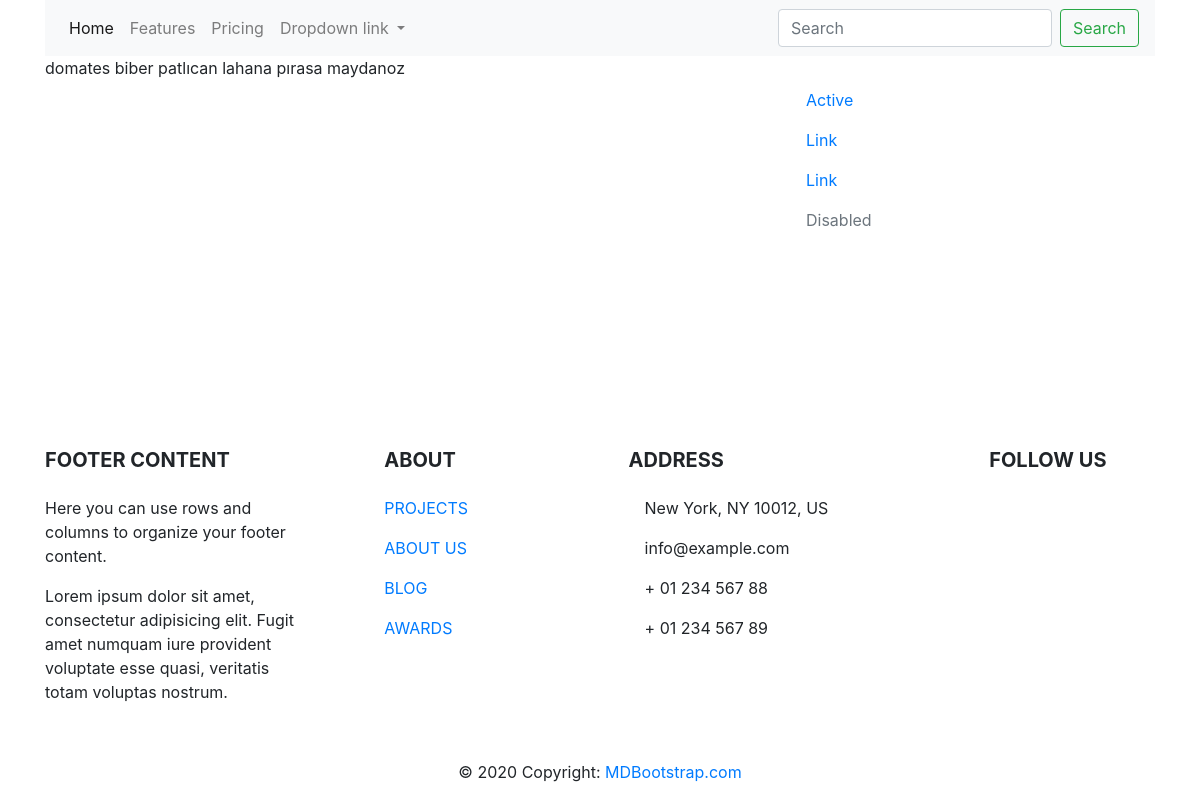
The app's page /, older data.
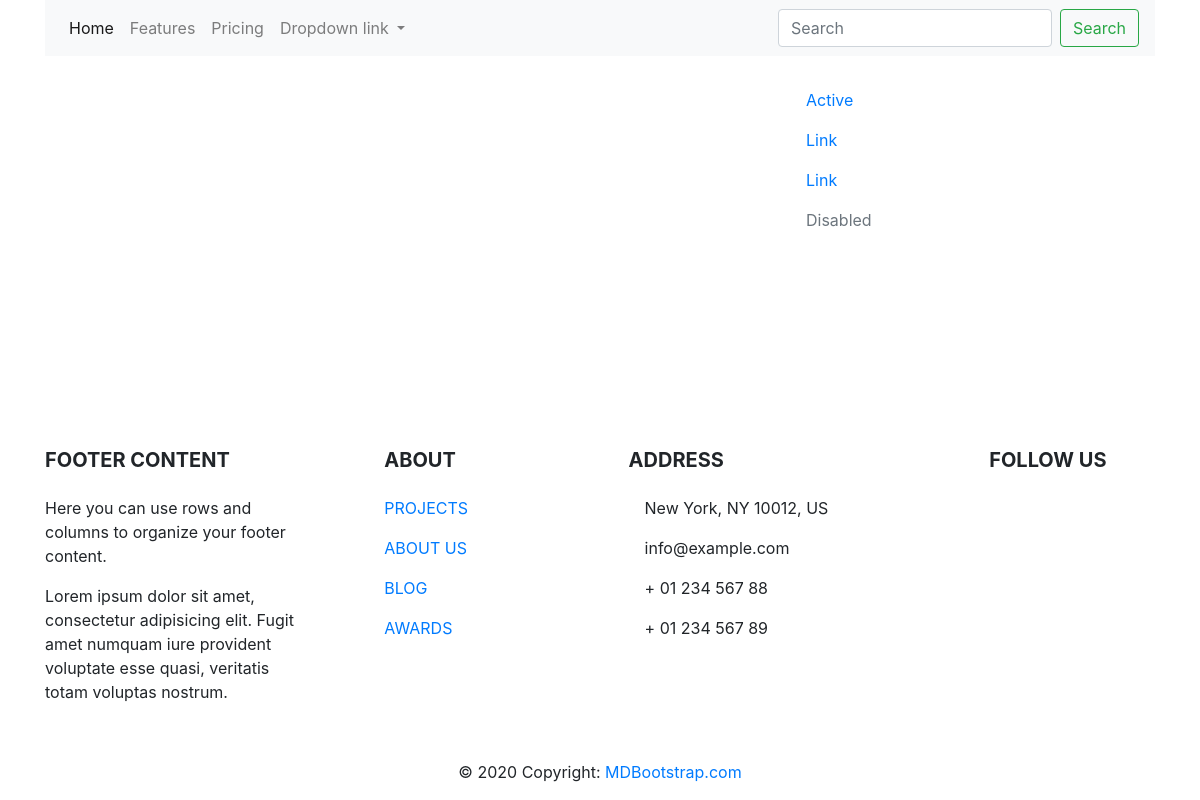
The same page, newer data.
### product/models/models.py (models this page shows)
class Product(models.Model):
    name = models.CharField(max_length=30)
    def __str__(self):
        return self.name
    class Meta:
        verbose_name    = "Urun"
        verbose_name_plural    = "Urunler"

### product/views/views.py (the view)
# urls.py: path("", index, name="product-index")
def index(request):
    products = Product.objects.all()
    context = {
        "products" : products
    }
    return render(request, template_name="product/index.html", context=context)

### product/templates/product/index.html (shortened to what this page needs)
{% extends "base.html" %}
{% block content %}
    {% for p in products %}
        {{p}}
    {% endfor %}
{% endblock content %}

Row changes from the older to the newer data that the page shows:
removed Product: name "domates"
removed Product: name "biber"
removed Product: name "patlıcan"
removed Product: name "lahana"
removed Product: name "pırasa"
removed Product: name "maydanoz"
